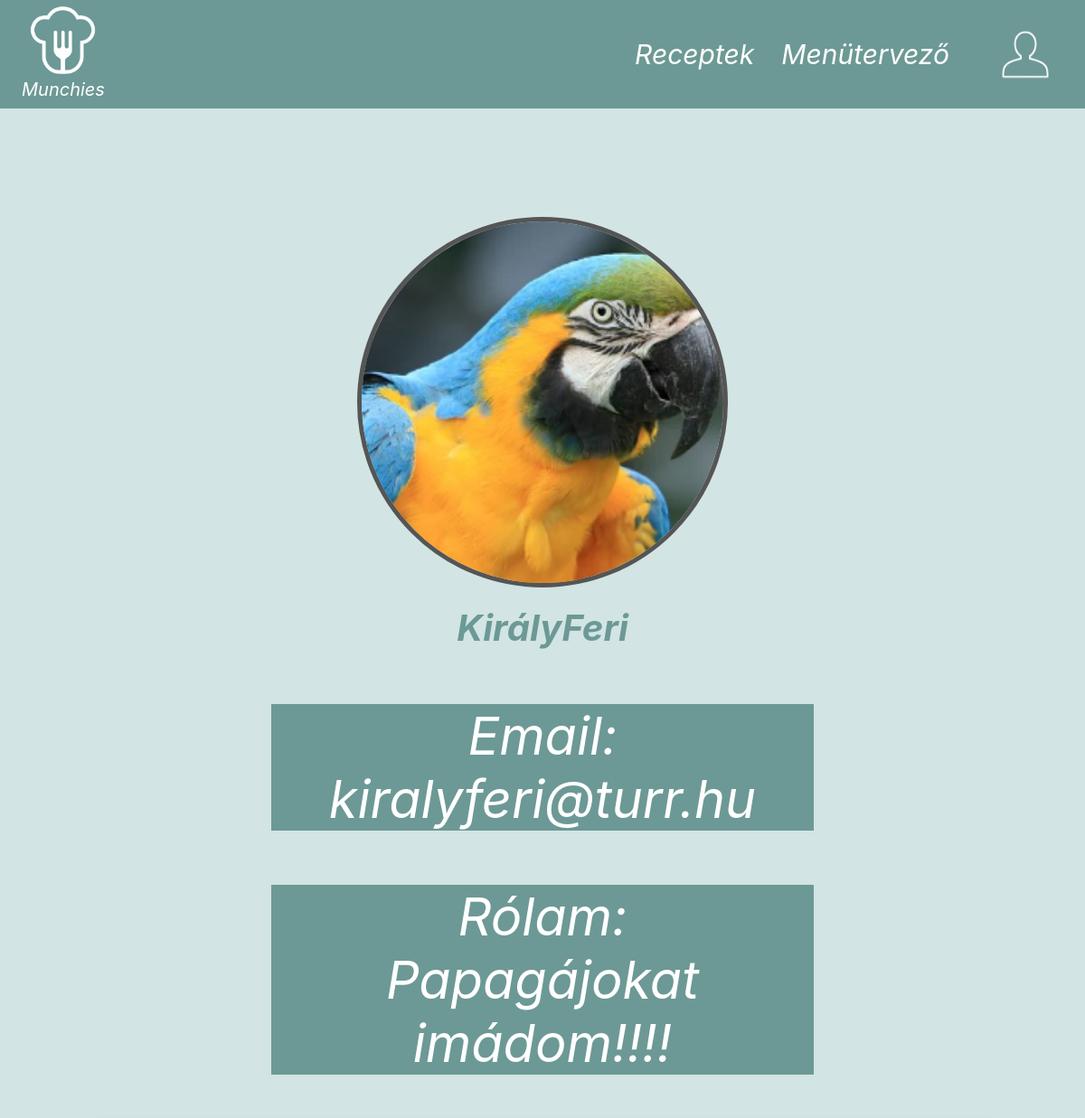
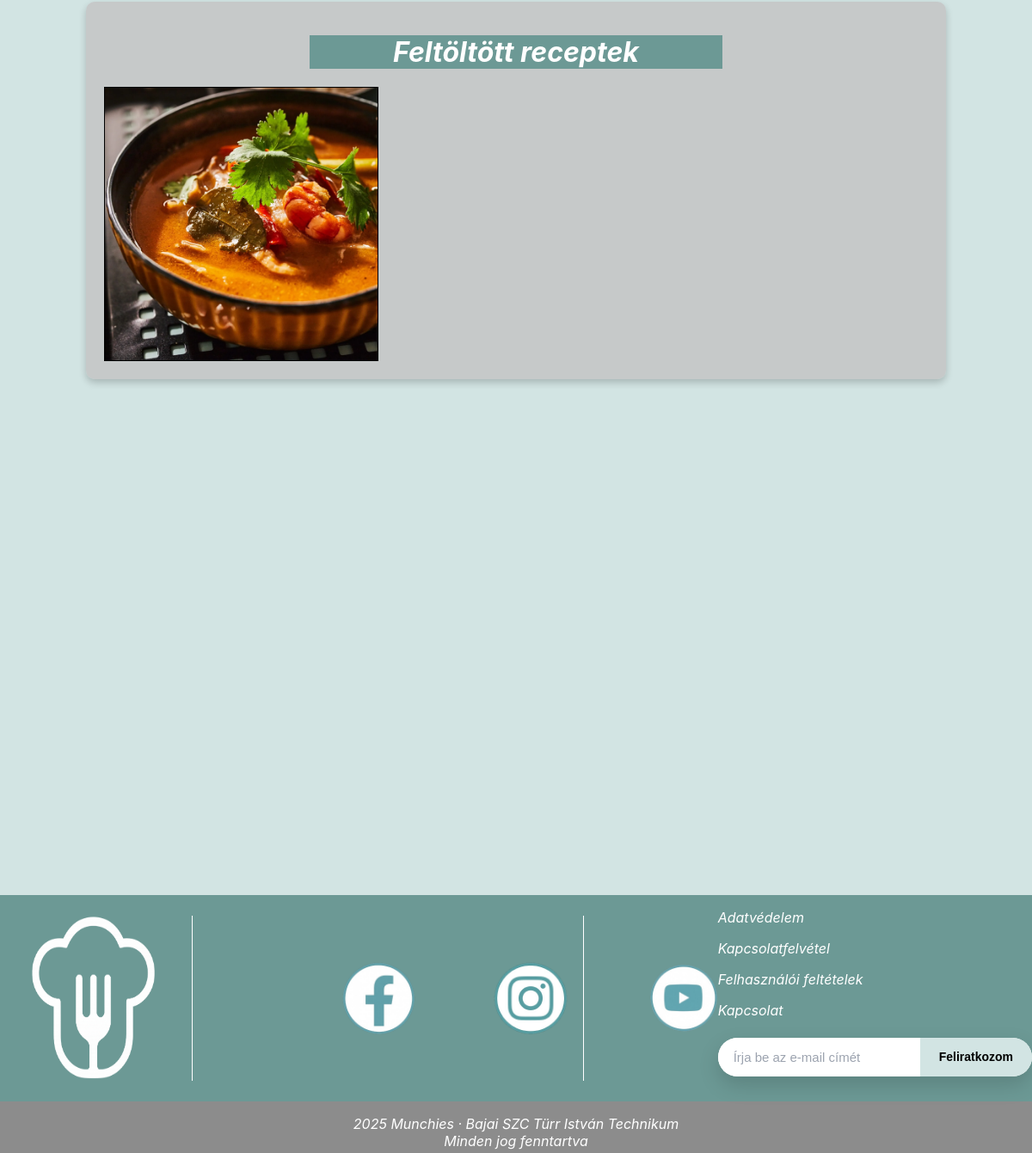
Screenshot of /masFelhasznalo/masFelhasznalo.php?id=13 with the database file from the repository (2 pictures, top to bottom).
### tables this page shows
CREATE TABLE `users` (
  `id` int(11) NOT NULL,
  `username` varchar(255) NOT NULL,
  `email` varchar(255) NOT NULL,
  `password` varchar(255) NOT NULL,
  `display` varchar(50) NOT NULL,
  `profile_image_url` varchar(255) NOT NULL,
  `about_me` varchar(255) NOT NULL
);

CREATE TABLE `recipes` (
  `id` int(11) NOT NULL,
  `title` varchar(200) NOT NULL,
  `description` text DEFAULT NULL,
  `image_url` text DEFAULT NULL,
  `base_servings` int(11) NOT NULL DEFAULT 1,
  `created_at` timestamp NOT NULL DEFAULT current_timestamp(),
  `created_by` int(11) DEFAULT NULL,
  `time_minutes` int(11) DEFAULT NULL,
  `cost` varchar(50) DEFAULT NULL,
  `difficulty` varchar(50) DEFAULT NULL
);

### masFelhasznalo/masFelhasznalo.php (the view, shortened to what this page needs)
<?php
require_once "../database.php";
$userId = (int)($_GET["id"] ?? 0);
$sql = "SELECT username, email, profile_image_url, display, about_me FROM users WHERE id = ?";
$stmt = $conn->prepare($sql);
$stmt->bind_param("i", $userId);
$stmt->execute();
$result = $stmt->get_result();
$user = $result->fetch_assoc();
$stmt = mysqli_prepare($conn, "
    SELECT id, title, image_url
    FROM recipes
    WHERE created_by = ?
    ORDER BY created_at DESC
");
mysqli_stmt_bind_param($stmt, "i", $userId);
mysqli_stmt_execute($stmt);
$userRecipes = mysqli_stmt_get_result($stmt);
?>
<!DOCTYPE html>
<html lang="hu">
<head>
    <link rel="stylesheet" href="../header/header.css">
    <link rel="stylesheet" href="masFelhasznalo.css">
    <link rel="stylesheet" href="../footer/footer.css">
</head>
<body>
        <div class="profil_kep">
            <img src="<?= htmlspecialchars(!empty($user["profile_image_url"]) ? $user["profile_image_url"] : '../imgs/profil_kep-removebg-preview.png') ?>" alt="Profilkép" class="profile-picture">
            <h1><?= htmlspecialchars($user["display"] ?? $user["username"]) ?></h1>
            <p>Email:</p>
            <p id="masProfilEmail"><?= htmlspecialchars($user["email"]) ?></p>
            <p>Rólam:</p>
            <p id="masProfilRolam"><?= htmlspecialchars($user["about_me"] ?? "Nincs megadva.") ?></p>
        </div>
        <div class="receptek">
            <h2>Feltöltött receptek</h2>
            <?php if (mysqli_num_rows($userRecipes) > 0): ?>
                    <?php while ($row = mysqli_fetch_assoc($userRecipes)): ?>
                        <div class="img-wrapper">
                            <a class="kepLink" href="../recept_sema/recept.php?id=<?= (int)$row["id"] ?>">
                                <img class="kep" src="../imgs/<?= htmlspecialchars($row["image_url"]) ?>" alt="">
                            </a>
                        </div>
                    <?php endwhile; ?>
            <?php else: ?>
                <p id="nincsRecept">A felhasználónak még nincs feltöltött receptje.</p>
            <?php endif; ?>
        </div>
</body>
</html>

### header/header.css (style rules this page uses)
nav { height: 120px; background-color: #6C9995; display: flex; align-items: center; justify-content: space-between; color: white; font-style: italic; }
#bal_oldal_nav { margin-left: 2%; height: 90%; text-align: center; font-size: 20px; }
#jobb_oldal_nav { height: 90%; gap: 30px; display: flex; align-items: center; margin-right: 1%; }
#main_logo { height: 70%; }
nav p { margin: 0px; }
.nav_elem { font-size: 30px; height: min-content; justify-self: center; }
a { height: 100%; }
#icon { height: 100%; }
a { color: white; text-decoration: none; }

### masFelhasznalo/masFelhasznalo.css (style rules this page uses)
html { background-color: #D2E4E3; color: white; font-family: "Inter"; }
body { margin: 0; display: grid; grid-template-rows: auto 1fr auto; font-family: "Inter"; font-style: italic; background-image: url("../imgs/receptek_bg.jpg"); background-size: cover; background-repeat: no-repeat; }
.profil_kep img { width: 400px; height: 400px; border-radius: 50%; object-fit: cover; display: block; flex-shrink: 0; margin: auto; margin-top: 10%; border: #555 solid 5px; }
.profil_kep h1 { text-align: center; margin-top: 20px; font-size: 2.5em; color: #6C9995; }
.profil_kep p { text-align: center; margin-top: 10px; font-size: 3.6em; color: white; background-color: #6C9995; width: 50%; margin: auto; margin-top: 5%; }
#masProfilEmail, #masProfilRolam { margin: auto; margin-top: 0; }
.receptek { margin: 50px auto; width: 80%; background-color: rgba(196, 196, 196, 0.8); border-radius: 10px; padding: 20px; box-shadow: 0 4px 8px rgba(0, 0, 0, 0.2); display: table; }
.receptek h2 { text-align: center; color: white; width: 50%; margin: auto; margin-top: 2%; font-size: 2em; margin-bottom: 20px; background-color: #6C9995; }
.img-wrapper { position: relative; overflow: hidden; flex: 1; max-width: 33%; text-align: center; margin: 1px; width: 70%; float: left; border: #000000 solid 1.5px; }
.kepLink { display: block; text-decoration: none; color: inherit; }
.kepLink>img { display: block; width: 100%; aspect-ratio: 1/1; object-fit: cover; object-position: center; }

### footer/footer.css (style rules this page uses)
footer { height: 300px; margin-top: 250px; width: 100%; position:static; bottom: 0; color: white; }
#footerFelso { display: flex; background-color: #6C9995; height: 80%; width: 100%; margin-top: 300px; }
#footerAlso { height: 20%; }
#logo { padding: 0px 20px; height: 100%; vertical-align: top; }
#logoImg { height: 80%; width: 100%; margin-top: 15%; margin-left: 10%; }
#socialmedia { height: 100%; width: 40%; }
#imgsRow { height: 50%; display: flex; gap: 15%; }
#imgsRow>a>img { height: 100%; margin-left: 100%; margin-top: 50%; }
#jobboldal { right: 0; height: 100%; margin-left: 10%; }
#jobboldal a { text-decoration: none; color: white; }
#kapcsolat { height: 70%; width: 100%; }
#footerAlso { display: flex; background-color: #8C8C8C; text-align: center; justify-content: center; vertical-align: middle; }
.hirlevel { display: flex; max-width: 420px; width: 100%; background: #ffffff; border-radius: 999px; overflow: hidden; box-shadow: 0 10px 25px rgba(0, 0, 0, 0.15); margin: -5% auto; }
.hirlevel input { flex: 1; border: none; padding: 14px 18px; font-size: 15px; outline: none; }
.hirlevel input::placeholder { color: #9ca3af; }
.hirlevel button { border: none; background: #D2E4E3; color: #000; padding: 0 22px; font-size: 14px; font-weight: 600; cursor: pointer; transition: background 0.3s ease; }

### rows the page displays
users: profile_image_url (picture), display "KirályFeri", email "kiralyferi@turr.hu", about_me "Papagájokat imádom!!!!"
recipes: image_url (picture)
